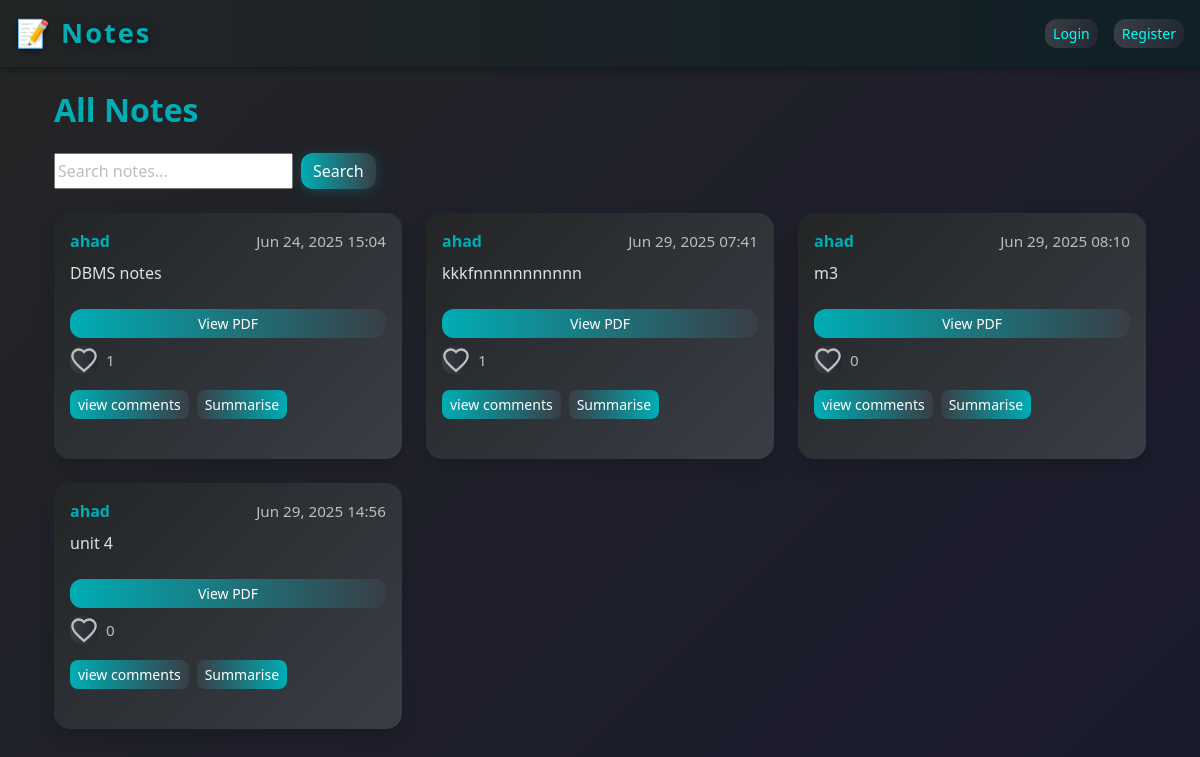
/first_note/notes/, run on an earlier commit of the app's database.
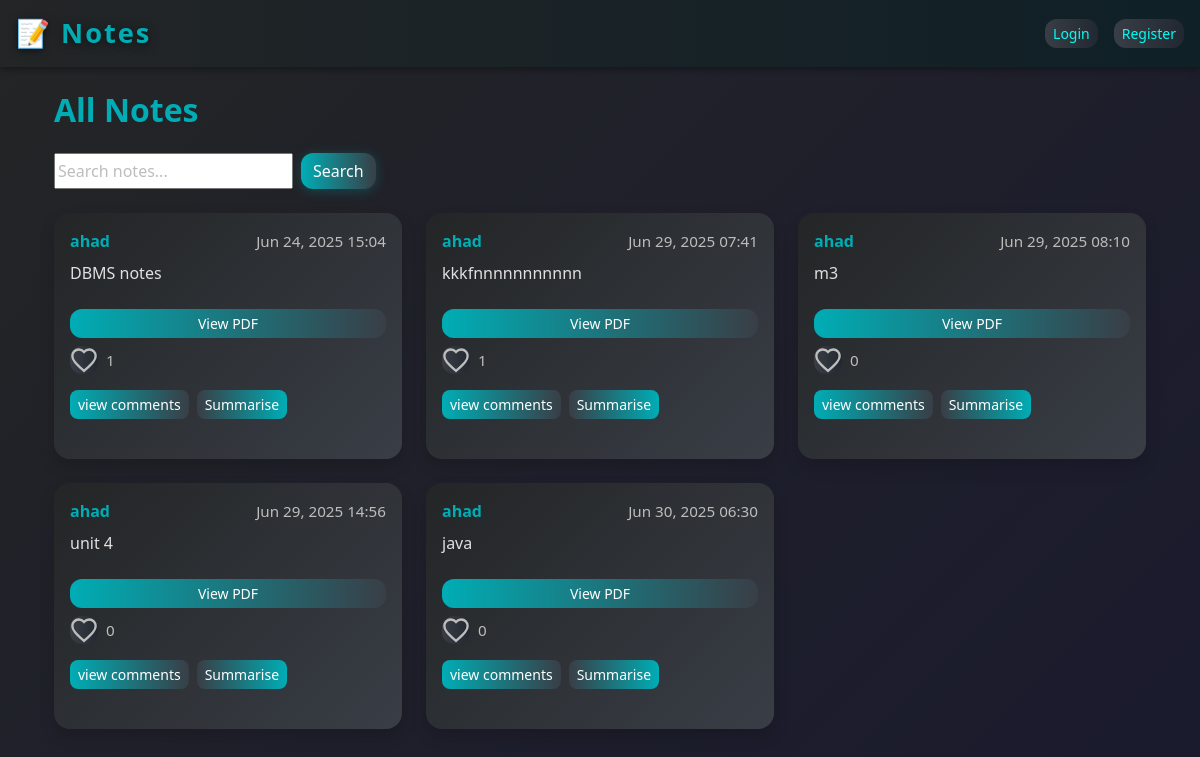
And on a later commit of the database.
### first_note/models.py (models this page shows, shortened)
class notes(models.Model):
    user = models.ForeignKey(User, on_delete=models.CASCADE)
    content = models.TextField()
    BRANCH_CHOICES = [
        ('cse', 'CSE'),
        ('it', 'IT'),
        ('ece', 'ECE'),
    ]
    branch = models.CharField(max_length=10, choices=BRANCH_CHOICES,default='cse')
    year = models.IntegerField(choices=[(1, '1st'), (2, '2nd'), (3, '3rd'), (4, '4th')],default=1)
    semester = models.IntegerField(choices=[(1, 'Semester 1'), (2, 'Semester 2'), (3, 'Semester 3'), (4, 'Semester 4'), (5, 'Semester 5'), (6, 'Semester 6'), (7, 'Semester 7'), (8, 'Semester 8')], default=1)
    pdf = models.FileField(upload_to='tweets/pdfs/', blank=True, null=True)
    created_at = models.DateTimeField(default=timezone.now)
    updated_at = models.DateTimeField(auto_now=True)
    likes = models.ManyToManyField(User, related_name='liked_tweets', blank=True)
    favourites = models.ManyToManyField(User, related_name='favourite_notes', blank=True)

### first_note/views.py (the view)
# urls.py: path('notes/', views.notes_page, name='notes_page'),
def notes_page(request):
    all_notes = notes.objects.all()
    comment_forms = {note.id: CommentForm() for note in all_notes}
    search_form = searchForm()
    return render(request, 'notes/notes_page.html', {'notes': all_notes, 'comment_forms': comment_forms, 'form': search_form})

### first_note/form.py (shortened to what this page needs)
class searchForm(forms.Form):
    query = forms.CharField(label='Search Notes', max_length=100, required=False, widget=forms.TextInput(attrs={'placeholder': 'Search notes...'}))

### first_note/templates/notes/notes_page.html (shortened to what this page needs)
{% extends "layout.html" %}
{% block content %}
<div class="container">
    <div class="d-flex justify-content-between align-items-center mb-4">
        <h2 class="note-title mb-0">All Notes</h2>
    </div>
    <form method="get" action="{% url 'search_notes' %}" class="d-flex mb-4" role="search">
        {{ form.query }}
        <button type="submit" class="btn ms-2" style="
            background: linear-gradient(90deg, #00adb5 0%, #393e46 100%);
            color: #fff;
            font-weight: 500;
            border-radius: 12px;
            box-shadow: 0 2px 12px #00adb544;
        ">
            Search
        </button>
    </form>
    <div class="row g-4">
        {% for note in notes %}
            <div class="col-12 col-md-6 col-lg-4">
                <div class="card h-100 mb-4 p-3 shadow" style="background: linear-gradient(135deg, #232526 0%, #393e46 100%); border-radius: 16px;">
                    <div class="d-flex justify-content-between align-items-center mb-2">
                        <span class="note-title">{{ note.user.username }}</span>
                        <span class="note-meta">{{ note.created_at|date:"M d, Y H:i" }}</span>
                    </div>
                    <div class="mb-2" style="color: #e0e0e0;">
                        {{ note.content|linebreaks }}
                    </div>
                    {% if note.pdf %}
                        <a href="{{ note.pdf.url }}" class="btn btn-sm" style="background: linear-gradient(90deg, #00adb5 0%, #393e46 100%); color: #fff;" target="_blank">
                            View PDF
                        </a>
                    {% endif %}
                    <div class="mt-2 note-meta d-flex align-items-center gap-2">
                        <form method="post" action="{% url 'like_note' note.id %}" class="d-inline">
                            <button type="submit" class="btn p-0 border-0 bg-transparent" style="outline: none;">
                            </button>
                        </form>
                        <span>{{ note.likes.count }}</span>
                    </div>
                    <div class="mt-3 d-flex gap-2">
                        <a href="{% url 'comment_on_note' note.id %}" class="btn btn-sm" style="background: linear-gradient(90deg, #00adb5 0%, #393e46 100%); color: #fff; border-radius: 8px;">
                            view comments
                        </a>
                        <a href="{% url 'note_summary' note.id %}" class="btn btn-sm" style="background: linear-gradient(90deg, #393e46 0%, #00adb5 100%); color: #fff; border-radius: 8px;">
                            Summarise
                        </a>
                    </div>
                </div>
            </div>
        {% endfor %}
    </div>
</div>
{% endblock %}

What changed in the data, as far as the page shows it:
added notes: user.username "ahad", created_at "Jun 30, 2025 06:30", content "java", likes.count "0"
